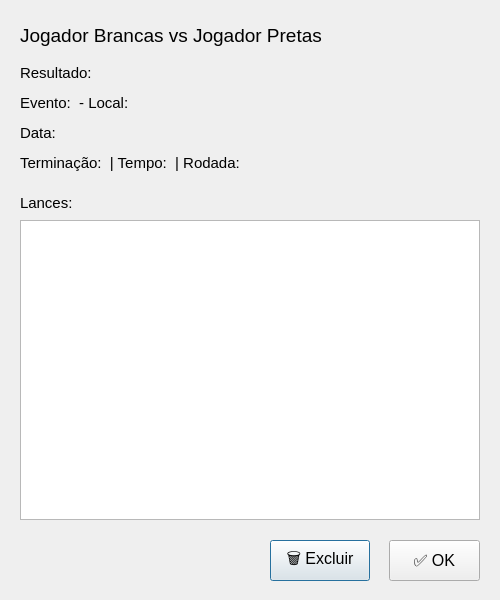
<?xml version="1.0" encoding="UTF-8"?>
<ui version="4.0">
 <class>Dialog</class>
 <widget class="QDialog" name="Dialog">
  <property name="geometry">
   <rect>
    <x>0</x>
    <y>0</y>
    <width>500</width>
    <height>600</height>
   </rect>
  </property>
  <property name="windowTitle">
   <string>Visualizar Partida</string>
  </property>
  <widget class="QLabel" name="label_jogadores">
   <property name="geometry">
    <rect>
     <x>20</x>
     <y>20</y>
     <width>460</width>
     <height>30</height>
    </rect>
   </property>
   <property name="font">
    <font>
     <pointsize>14</pointsize>
     <bold>false</bold>
    </font>
   </property>
   <property name="text">
    <string>Jogador Brancas vs Jogador Pretas</string>
   </property>
  </widget>
  <widget class="QLabel" name="label_resultado">
   <property name="geometry">
    <rect>
     <x>20</x>
     <y>60</y>
     <width>460</width>
     <height>25</height>
    </rect>
   </property>
   <property name="font">
    <font>
     <pointsize>11</pointsize>
    </font>
   </property>
   <property name="text">
    <string>Resultado: </string>
   </property>
  </widget>
  <widget class="QLabel" name="label_evento_local">
   <property name="geometry">
    <rect>
     <x>20</x>
     <y>90</y>
     <width>460</width>
     <height>25</height>
    </rect>
   </property>
   <property name="font">
    <font>
     <pointsize>11</pointsize>
    </font>
   </property>
   <property name="text">
    <string>Evento:  - Local: </string>
   </property>
  </widget>
  <widget class="QLabel" name="label_data">
   <property name="geometry">
    <rect>
     <x>20</x>
     <y>120</y>
     <width>460</width>
     <height>25</height>
    </rect>
   </property>
   <property name="font">
    <font>
     <pointsize>11</pointsize>
    </font>
   </property>
   <property name="text">
    <string>Data: </string>
   </property>
  </widget>
  <widget class="QLabel" name="label_detalhes">
   <property name="geometry">
    <rect>
     <x>20</x>
     <y>150</y>
     <width>460</width>
     <height>25</height>
    </rect>
   </property>
   <property name="font">
    <font>
     <pointsize>11</pointsize>
    </font>
   </property>
   <property name="text">
    <string>Terminação:  | Tempo:  | Rodada: </string>
   </property>
  </widget>
  <widget class="QLabel" name="label_lances_titulo">
   <property name="geometry">
    <rect>
     <x>20</x>
     <y>190</y>
     <width>200</width>
     <height>25</height>
    </rect>
   </property>
   <property name="font">
    <font>
     <pointsize>11</pointsize>
    </font>
   </property>
   <property name="text">
    <string>Lances:</string>
   </property>
  </widget>
  <widget class="QTextEdit" name="textEdit_lances">
   <property name="geometry">
    <rect>
     <x>20</x>
     <y>220</y>
     <width>460</width>
     <height>300</height>
    </rect>
   </property>
   <property name="font">
    <font>
     <family>Courier</family>
     <pointsize>9</pointsize>
    </font>
   </property>
   <property name="readOnly">
    <bool>true</bool>
   </property>
  </widget>
  <widget class="QPushButton" name="btn_excluir">
   <property name="geometry">
    <rect>
     <x>270</x>
     <y>540</y>
     <width>100</width>
     <height>41</height>
    </rect>
   </property>
   <property name="font">
    <font>
     <pointsize>12</pointsize>
    </font>
   </property>
   <property name="text">
    <string>🗑️ Excluir</string>
   </property>
  </widget>
  <widget class="QPushButton" name="btn_ok">
   <property name="geometry">
    <rect>
     <x>389</x>
     <y>540</y>
     <width>91</width>
     <height>41</height>
    </rect>
   </property>
   <property name="font">
    <font>
     <pointsize>12</pointsize>
    </font>
   </property>
   <property name="text">
    <string>✅ OK</string>
   </property>
  </widget>
 </widget>
 <resources/>
 <connections/>
</ui>
